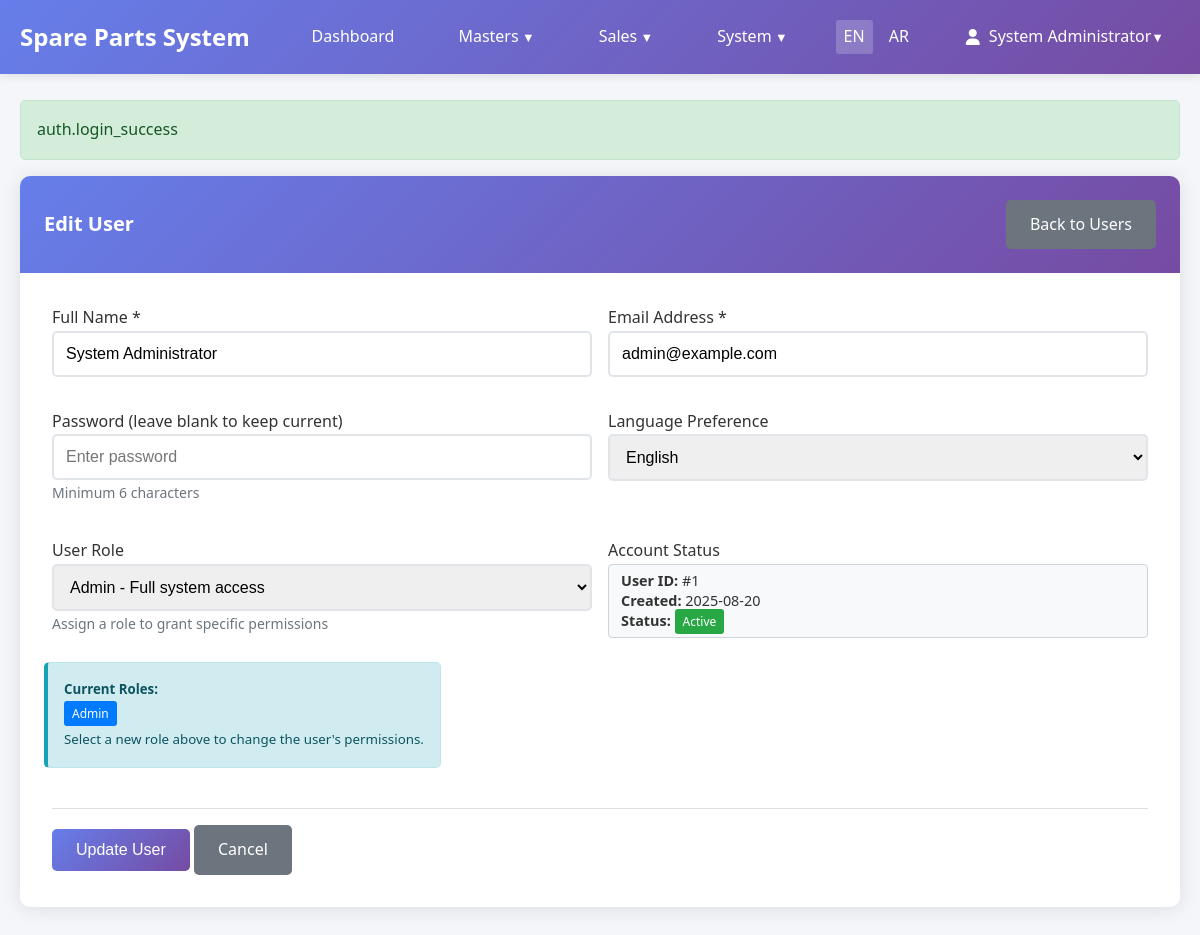
Screenshot of /users/1/edit (signed in) with the database file from the repository.
### tables this page shows
CREATE TABLE `sp_users` (
  `id` int NOT NULL AUTO_INCREMENT,
  `name` varchar(255) NOT NULL,
  `email` varchar(255) NOT NULL,
  `password_hash` varchar(255) NOT NULL,
  `locale` enum('en','ar') NOT NULL DEFAULT 'en',
  `created_at` timestamp NOT NULL DEFAULT CURRENT_TIMESTAMP,
  PRIMARY KEY (`id`),
  UNIQUE KEY `email` (`email`)
);

CREATE TABLE `sp_roles` (
  `id` int NOT NULL AUTO_INCREMENT,
  `name` varchar(255) NOT NULL,
  `description` text,
  `created_at` timestamp NOT NULL DEFAULT CURRENT_TIMESTAMP,
  PRIMARY KEY (`id`),
  UNIQUE KEY `name` (`name`)
);

### app/views/users/form.php (the view, shortened to what the rows shown need)
<?php
$isEdit = isset($user);
?>
<div class="card">
    <div class="card-header">
        <div style="display: flex; justify-content: space-between; align-items: center;">
            <h1 class="card-title"><?= $isEdit ? 'Edit User' : 'Add New User' ?></h1>
            <a href="/users" class="btn btn-secondary">Back to Users</a>
        </div>
    </div>
    <div class="card-body">
        <form method="POST" action="<?= $isEdit ? '/users/' . $user['id'] . '/update' : '/users/store' ?>">
            <div class="row">
                <div class="col-md-6">
                    <div class="form-group">
                        <label for="name">Full Name *</label>
                        <input type="text"
                               id="name"
                               name="name"
                               class="form-control"
                               value="<?= Helpers::escape($user['name'] ?? Helpers::old('name')) ?>"
                               placeholder="Enter full name"
                               required>
                    </div>
                </div>
                <div class="col-md-6">
                    <div class="form-group">
                        <label for="email">Email Address *</label>
                        <input type="email"
                               id="email"
                               name="email"
                               class="form-control"
                               value="<?= Helpers::escape($user['email'] ?? Helpers::old('email')) ?>"
                               placeholder="Enter email address"
                               required>
                    </div>
                </div>
            </div>
            <div class="row">
                <div class="col-md-6">
                    <div class="form-group">
                        <label for="password">Password <?= $isEdit ? '(leave blank to keep current)' : '*' ?></label>
                        <input type="password"
                               id="password"
                               name="password"
                               class="form-control"
                               placeholder="Enter password"
                               minlength="6"
                               <?= !$isEdit ? 'required' : '' ?>>
                        <small class="form-text text-muted">Minimum 6 characters</small>
                    </div>
                </div>
                <div class="col-md-6">
                    <div class="form-group">
                        <label for="locale">Language Preference</label>
                        <select id="locale" name="locale" class="form-control" required>
                            <option value="en" <?= ($user['locale'] ?? 'en') === 'en' ? 'selected' : '' ?>>English</option>
                        </select>
                    </div>
                </div>
            </div>
            <div class="row">
                <div class="col-md-6">
                    <div class="form-group">
                        <label for="role_id">User Role</label>
                        <select id="role_id" name="role_id" class="form-control">
                            <?php if (!empty($roles)): ?>
                                <?php
                                $currentRoleId = null;
                                if ($isEdit && !empty($userRoles)) {
                                    $currentRoleId = $userRoles[0]['id'] ?? null;
                                }
                                ?>
                                <?php foreach ($roles as $role): ?>
                                    <option value="<?= $role['id'] ?>"
                                            <?= $currentRoleId == $role['id'] ? 'selected' : '' ?>>
                                        <?= Helpers::escape($role['name']) ?>
                                        <?php if (!empty($role['description'])): ?>
                                            - <?= Helpers::escape($role['description']) ?>
                                        <?php endif; ?>
                                    </option>
                                <?php endforeach; ?>
                            <?php endif; ?>
                        </select>
                        <small class="form-text text-muted">Assign a role to grant specific permissions</small>
                    </div>
                </div>
                <div class="col-md-6">
                    <div class="form-group">
                        <label>Account Status</label>
                        <div class="form-control-static">
                            <?php if ($isEdit): ?>
                                <div class="status-info">
                                    <strong>User ID:</strong> #<?= $user['id'] ?><br>
                                    <strong>Created:</strong> <?= Helpers::formatDate($user['created_at']) ?><br>
                                    <strong>Status:</strong> <span class="badge badge-success">Active</span>
                                </div>
                            <?php else: ?>
                                <div class="text-muted">
                                    New user account will be active immediately after creation.
                                </div>
                            <?php endif; ?>
                        </div>
                    </div>
                </div>
            </div>
            <?php if ($isEdit && !empty($userRoles)): ?>
            <div class="row">
                <div class="col-12">
                    <div class="alert alert-info">
                        <h5>Current Roles:</h5>
                        <?php foreach ($userRoles as $role): ?>
                            <span class="badge badge-primary me-1"><?= Helpers::escape($role['name']) ?></span>
                        <?php endforeach; ?>
                        <p class="mb-0 mt-2"><small>Select a new role above to change the user's permissions.</small></p>
                    </div>
                </div>
            </div>
            <?php endif; ?>
            <div class="form-actions">
                <button type="submit" class="btn btn-primary">
                    <?= $isEdit ? 'Update User' : 'Create User' ?>
                </button>
                <a href="/users" class="btn btn-secondary">Cancel</a>
            </div>
        </form>
    </div>
</div>
<?php
include __DIR__ . '/../layouts/base.php';
?>

### app/core/Router.php (shortened to what the rows shown need)
<?php
class Router
{
    private array $routes = [];
    private array $groupStack = [];
    public function group(array $attributes, callable $callback): void
    {
        $this->groupStack[] = $attributes;
        array_pop($this->groupStack);
    }
    private function addRoute(string $method, string $path, string $action): void
    {
        $path = '/' . trim($path, '/');
        if ($path !== '/') {
            $path = rtrim($path, '/');
        }
        $route = [
            'method' => $method,
            'path' => $path,
            'action' => $action,
            'middleware' => $this->getGroupMiddleware()
        ];
        $this->routes[] = $route;
    }
    private function getGroupMiddleware(): array
    {
        $middleware = [];
        foreach ($this->groupStack as $group) {
            if (isset($group['auth']) && $group['auth']) {
                $middleware[] = 'auth';
            }
        }
        return $middleware;
    }
    public function resolve(): void
    {
        $method = $_SERVER['REQUEST_METHOD'];
        $path = parse_url($_SERVER['REQUEST_URI'], PHP_URL_PATH);
        $path = '/' . trim($path, '/');
        if ($path !== '/') {
            $path = rtrim($path, '/');
        }
        foreach ($this->routes as $route) {
            if ($route['method'] === $method && $this->matchPath($route['path'], $path)) {
                $this->executeAction($route['action'], $this->extractParams($route['path'], $path));
                return;
            }
        }
    }
    private function matchPath(string $routePath, string $requestPath): bool
    {
        $pattern = preg_replace('/\{[^}]+\}/', '([^/]+)', $routePath);
        $pattern = '#^' . $pattern . '$#';
        return (bool) preg_match($pattern, $requestPath);
    }
    private function extractParams(string $routePath, string $requestPath): array
    {
        $params = [];
        preg_match_all('/\{([^}]+)\}/', $routePath, $paramNames);
        $pattern = preg_replace('/\{[^}]+\}/', '([^/]+)', $routePath);
        $pattern = '#^' . $pattern . '$#';
        if (preg_match($pattern, $requestPath, $matches)) {
            array_shift($matches);
            foreach ($paramNames[1] as $index => $name) {
                if (isset($matches[$index])) {
                    $params[$name] = $matches[$index];
                }
            }
        }
        return $params;
    }
    private function executeAction(string $action, array $params = []): void
    {
        [$controllerName, $methodName] = explode('@', $action);
        $controller = new $controllerClass();
        $controller->$methodName($params);
    }
}

### app/views/layouts/nav.php (shortened to what the rows shown need)
<?php
$currentUrl = $_SERVER['REQUEST_URI'];
$urlParts = parse_url($currentUrl);
$basePath = $urlParts['path'] ?? '/dashboard';
$enUrl = $basePath . '?lang=en';
$arUrl = $basePath . '?lang=ar';
?>
<nav class="navbar">
    <div class="container">
        <div class="navbar-content">
            <a href="/dashboard" class="navbar-brand">
                <?= I18n::t('app.name') ?>
            </a>
            <ul class="navbar-nav">
                <li><a href="/dashboard" class="nav-link"><?= I18n::t('navigation.dashboard') ?></a></li>
                <li class="dropdown">
                    <a href="#" class="nav-link dropdown-toggle">Masters</a>
                </li>
                <li class="dropdown">
                    <a href="#" class="nav-link dropdown-toggle">Sales</a>
                </li>
                <?php if (Auth::check() && (Auth::role() === 'admin' || Auth::hasRole('admin'))): ?>
                <li class="dropdown">
                    <a href="#" class="nav-link dropdown-toggle">System</a>
                </li>
                <?php endif; ?>
                <li class="lang-switcher">
                    <a href="<?= $enUrl ?>" class="lang-link <?= I18n::getLocale() === 'en' ? 'active' : '' ?>">EN</a>
                    <a href="<?= $arUrl ?>" class="lang-link <?= I18n::getLocale() === 'ar' ? 'active' : '' ?>">AR</a>
                </li>
                <?php if (Auth::check()): ?>
                    <li class="dropdown">
                        <a href="#" class="nav-link dropdown-toggle user-dropdown">
                            <i class="fas fa-user me-2"></i><?= Helpers::escape(Auth::user()['name']) ?>
                        </a>
                    </li>
                <?php endif; ?>
            </ul>
        </div>
    </div>
</nav>

### rows the page displays
sp_users: name "System Administrator", email "admin@example.com", locale "English", id "1", created_at "2025-08-20"
sp_roles: name "Admin"

### other values shown
Helpers::escape($message) "auth.login_success"
form field role_id "Admin - Full system access"
